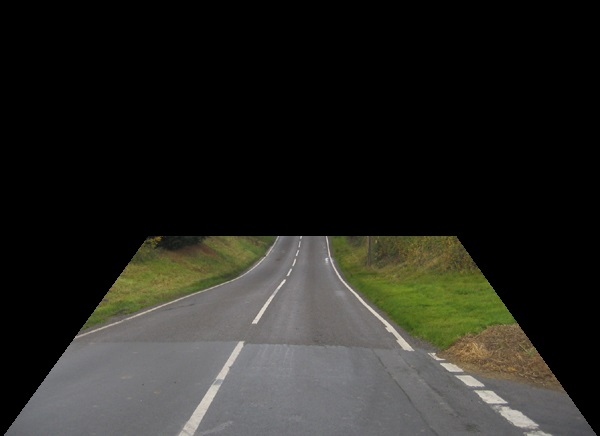
#> input picture img/ROI.jpg, 600 x 436 px, given in place of Driving_India.avi, which was not available
$ jupyter execute --allow-errors Color_thresholding.ipynb   (shell and % lines are left out)
#> lines starting #> are read from the running program, lines starting #| are printed output that depends on the picture; after the words box and inside, x2 and y2 are one past the last pixel; in counts of white or black regions, pixels touching at a corner belong together; pictures that were not available may be replaced by others from this repository, and a replacement may not be noted
[cell 1]
import cv2
import numpy as np
import matplotlib.pyplot as plt

[cell 2]
def nothing(x):
    pass

[cell 3]
def hsv_filter(image, min_val_y, max_val_y,  min_val_w, max_val_w):
    """
    A function returning a mask for pixels within min_val - max_val range
    Inputs:
    - image - a BGR image you want to apply function on
    - min_val_y - array of shape (3,) giving minumum HSV values for yellow color
    - max_val_y - array of shape (3,) giving maximum HSV values for yellow color
    - min_val_w - array of shape (3,) giving minumum HSV values for white color
    - max_val_w - array of shape (3,) giving maximum HSV values for white color
    Returns:
    - img_filtered - image of pixels being in given threshold
    """
    hsv = cv2.cvtColor(image, cv2.COLOR_BGR2HSV)
    mask_yellow = cv2.inRange(hsv, min_val_y, max_val_y)
    mask_white = cv2.inRange(hsv, min_val_w, max_val_w)
    mask = cv2.bitwise_or(mask_yellow, mask_white)
    img_filtered = cv2.bitwise_and(image, image, mask=mask)

    return img_filtered

[cell 4]
min_val_y = np.array([15,50,140])
max_val_y = np.array([25,255,255])
min_val_w = np.array([0,0,205])
max_val_w = np.array([180,255,255])

[cell 5]
video = cv2.VideoCapture('Driving_India.avi')

#creating bars for selecting parameters for Canny Edge Detection
cv2.namedWindow('Driving in India - canny')
cv2.createTrackbar('lower', 'Driving in India - canny', 0, 255, nothing)
cv2.createTrackbar('upper', 'Driving in India - canny', 0, 255, nothing)

while video.isOpened():
    ret, frame = video.read()
#> frame is the input picture: shape (436, 600, 3); mean B, G, R 33.8, 38.5, 38.6
    if ret:
        #retrieving parameters from trackbar
        lower = cv2.getTrackbarPos('lower', 'Driving in India - canny')
        upper = cv2.getTrackbarPos('upper', 'Driving in India - canny')

        frame = cv2.resize(frame,(600,400))
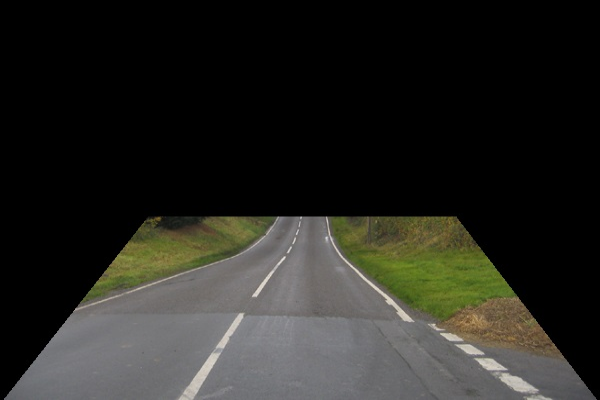
#> frame: shape (400, 600, 3); mean B, G, R 33.8, 38.4, 38.6
        frame_filtered = hsv_filter(frame, min_val_y, max_val_y, min_val_w, max_val_w)
#> in hsv_filter, `hsv = cv2.cvtColor(image, cv2.COLOR_BGR2HSV)`: hsv: shape (400, 600, 3); mean H, S, V 25.3, 19.4, 39.7
#> in hsv_filter, `mask_yellow = cv2.inRange(hsv, min_val_y, max_val_y)`:
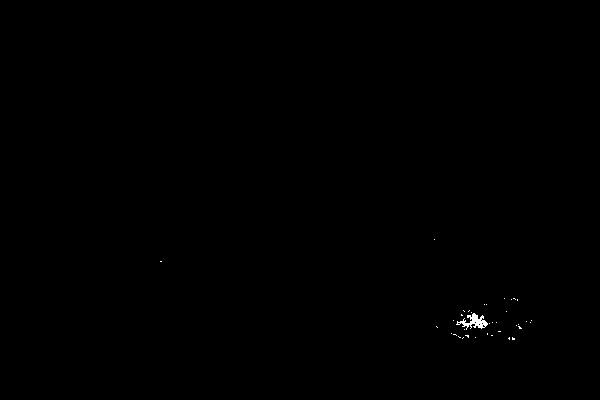
#> mask_yellow: shape (400, 600); 0.13% white; 37 white regions (36 under 20 px), largest, box (x1, y1, x2, y2) and area: (456, 313, 488, 330) 229
#> in hsv_filter, `mask_white = cv2.inRange(hsv, min_val_w, max_val_w)`: mask_white: shape (400, 600); 0.24% white in thin lines or dots, all inside (x1, y1, x2, y2) = (194, 221, 506, 386)
#> in hsv_filter, `mask = cv2.bitwise_or(mask_yellow, mask_white)`:
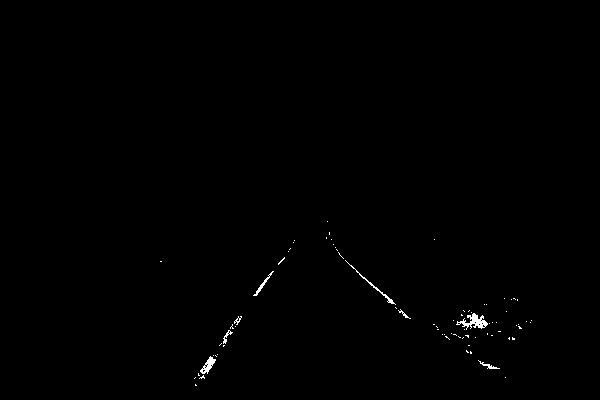
#> mask: shape (400, 600); 0.36% white in thin lines or dots, all inside (x1, y1, x2, y2) = (160, 221, 532, 386)

        canny = cv2.Canny(frame_filtered, lower, upper)
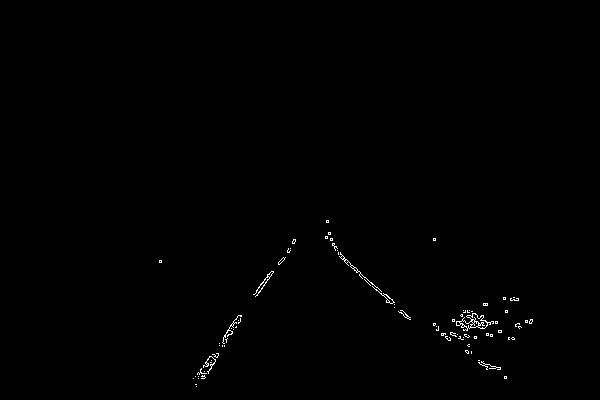
#> canny: shape (400, 600); 0.43% white in thin lines or dots, all inside (x1, y1, x2, y2) = (159, 220, 533, 387)
        cv2.imshow('Driving in India - canny', canny)
        cv2.imshow('Driving in India - filtered', frame_filtered)
        cv2.imshow('Driving in India - original', frame)
    else:
        break
    if cv2.waitKey(50) & 0xFF == ord('q'):
#> (key q is pressed here)
        break


video.release()
cv2.destroyAllWindows()

[cell 6]
yellow_lane = cv2.imread("yellow_lane.jpg", 1)
#> (the rest of this cell did not finish here and is left out)

[cell 7]
white_lane = cv2.imread("white_lane.jpg", 1)
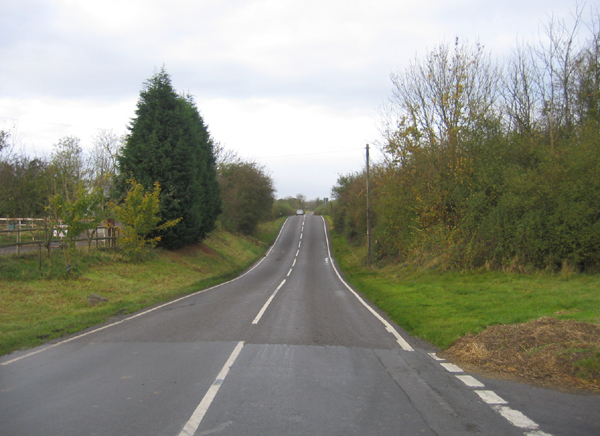
#> input picture img/white_lane.jpg, 600 x 436 px, found by its file name
#> white_lane is the input picture: shape (436, 600, 3); mean B, G, R 130.4, 143.1, 141.8
white_lane = cv2.resize(white_lane,(600,400))
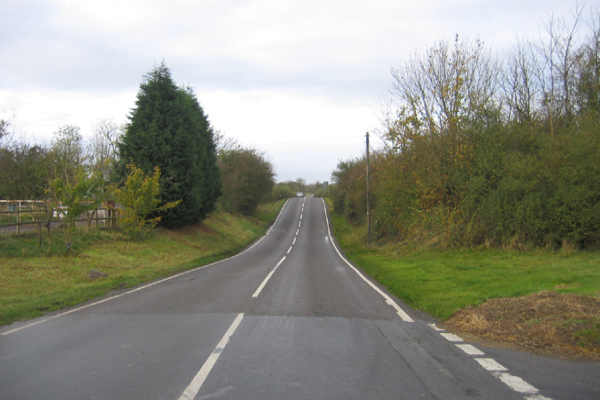
#> white_lane: shape (400, 600, 3); mean B, G, R 130.3, 143, 141.7
plt.imshow(cv2.cvtColor(white_lane, cv2.COLOR_BGR2RGB))
plt.show()

white_filtered = hsv_filter(white_lane, min_val_y, max_val_y, min_val_w, max_val_w)
#> in hsv_filter (call 2), `hsv = cv2.cvtColor(image, cv2.COLOR_BGR2HSV)`: hsv: shape (400, 600, 3); mean H, S, V 60.7, 49.7, 147.2
#> in hsv_filter (call 2), `mask_yellow = cv2.inRange(hsv, min_val_y, max_val_y)`:
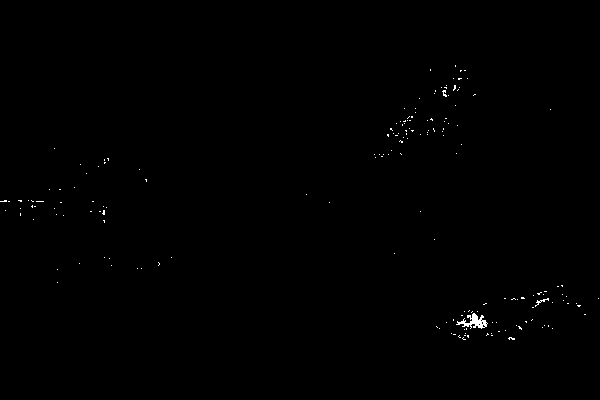
#> mask_yellow: shape (400, 600); 0.27% white in thin lines or dots, all inside (x1, y1, x2, y2) = (0, 65, 599, 340)
#> in hsv_filter (call 2), `mask_white = cv2.inRange(hsv, min_val_w, max_val_w)`:
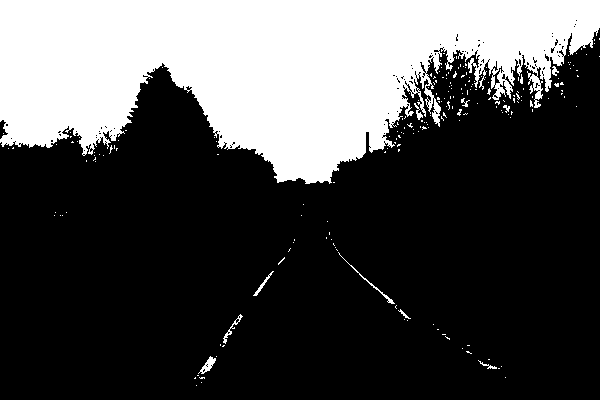
#> mask_white: shape (400, 600); 29.5% white; 211 white regions (199 under 20 px), largest, box (x1, y1, x2, y2) and area: (0, 0, 600, 184) 69578, (198, 356, 216, 374) 125, (338, 252, 395, 304) 123
#> in hsv_filter (call 2), `mask = cv2.bitwise_or(mask_yellow, mask_white)`:
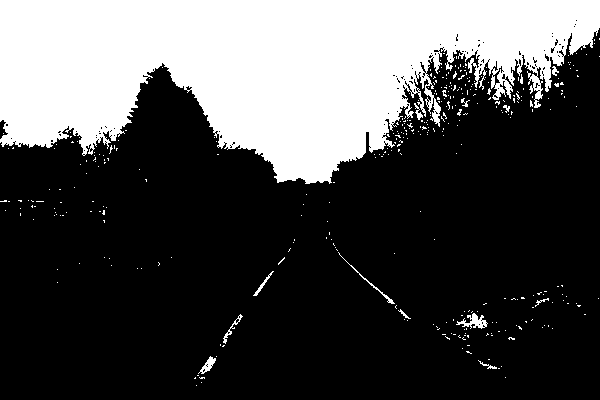
#> mask: shape (400, 600); 29.8% white; 369 white regions (355 under 20 px), largest, box (x1, y1, x2, y2) and area: (0, 0, 600, 184) 69597, (456, 313, 488, 329) 224, (198, 356, 216, 374) 125
#> in hsv_filter (call 2), `img_filtered = cv2.bitwise_and(image, image, mask=mask)`:
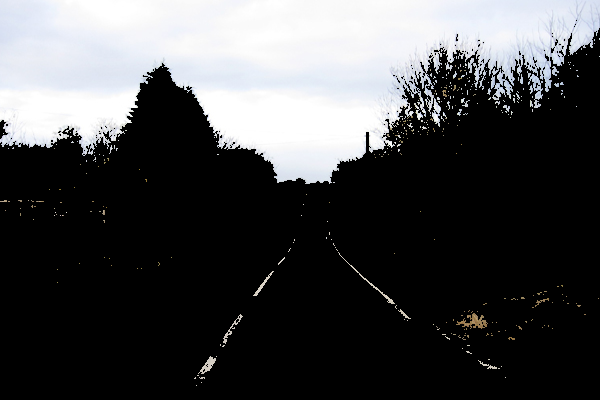
#> img_filtered: shape (400, 600, 3); mean B, G, R 72.8, 71.3, 70.6
plt.imshow(cv2.cvtColor(white_filtered, cv2.COLOR_BGR2RGB))
plt.show()
